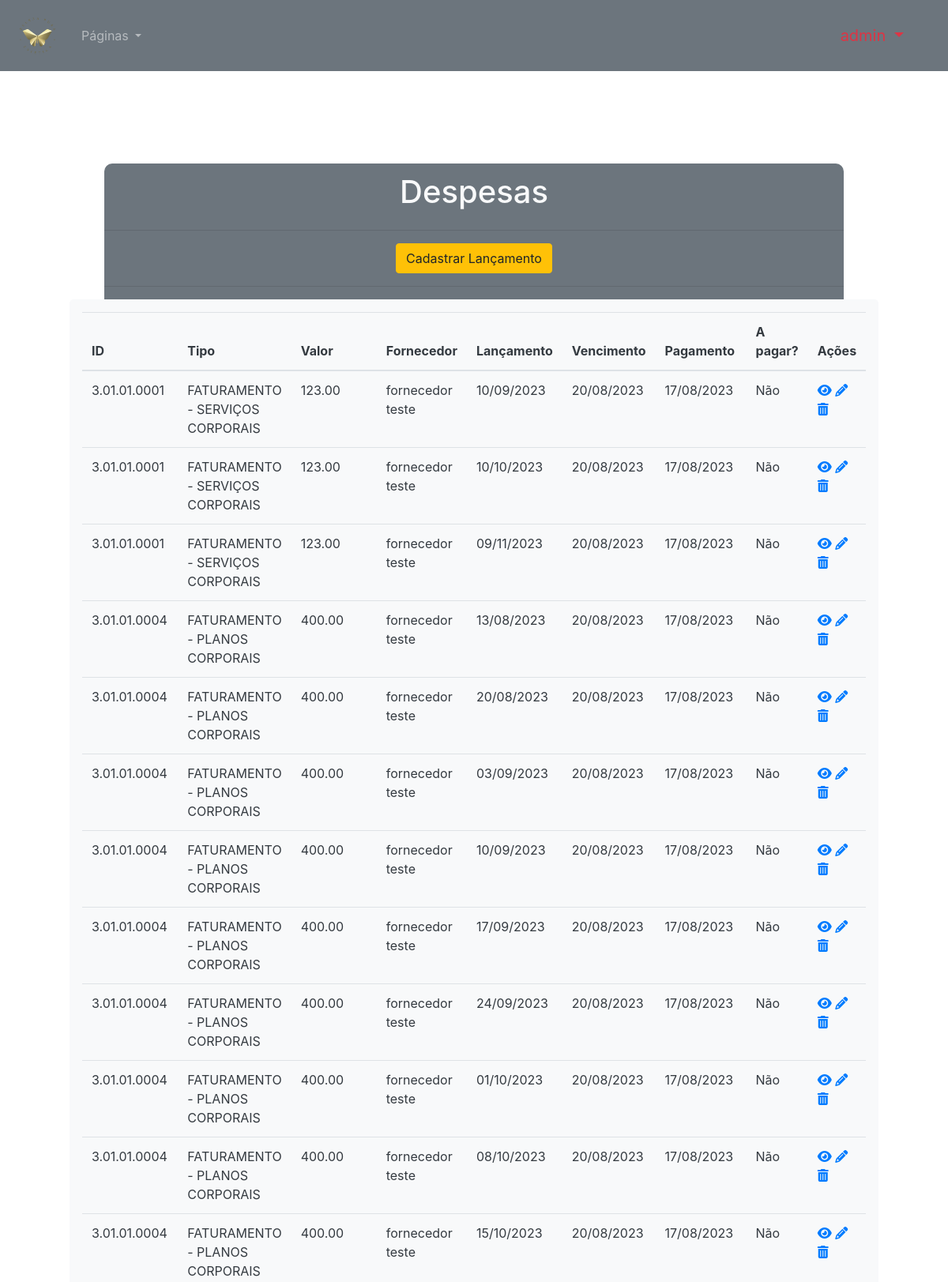
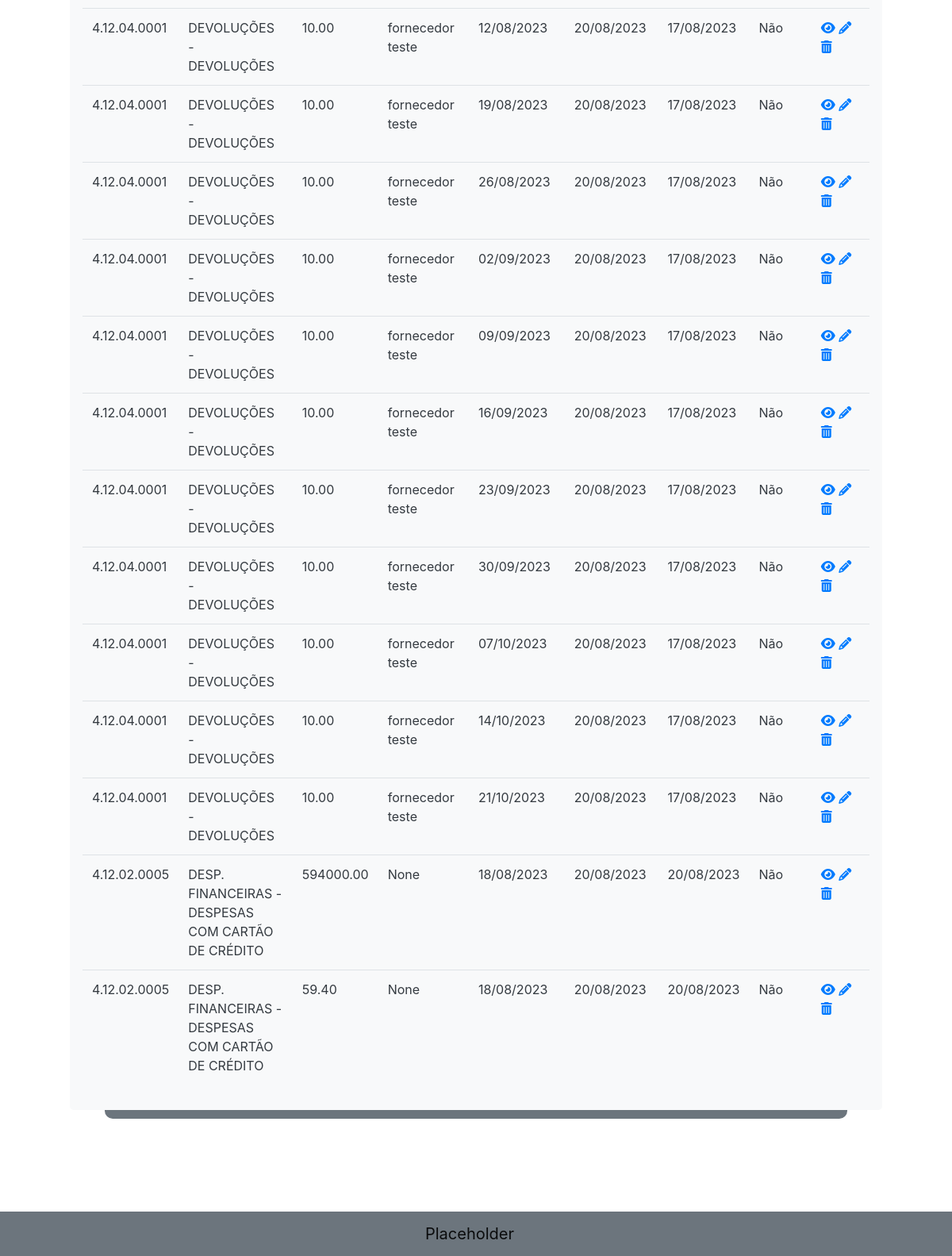
Screenshot of /invoice/ (signed in) with the database file from the repository (2 pictures, top to bottom).
### main/models.py (models this page shows, shortened)
class Invoice(models.Model):
    invoice_type = models.ForeignKey("Account", null=True, blank=True, on_delete=models.SET_NULL)
    supplier = models.ForeignKey("Supplier", null=True, blank=True, on_delete=models.SET_NULL)
    payment_type = models.ForeignKey("PaymentType", null=True, blank=True, on_delete=models.SET_NULL)
    generator_sale = models.ForeignKey("Sale", null=True, blank=True, on_delete=models.CASCADE)
    description = models.CharField(max_length=200)
    release_date = models.DateField()
    due_date = models.DateField(default=datetime.date.today())
    payment_date = models.DateField(blank=True, null=True)
    cost = models.DecimalField(max_digits=8, decimal_places=2)
    paid = models.BooleanField(default=False)
    recurring = models.BooleanField(default=False)
    recurring_qtd = models.IntegerField(blank=True, null=True)
    recurring_time = models.IntegerField(blank=True, null=True)
    obs = models.CharField(max_length=200)

class Account(models.Model):
    number = models.CharField(max_length=30, verbose_name="Código")
    name = models.CharField(max_length=80, verbose_name="Descrição Sistema")
    is_expense = models.BooleanField(verbose_name="Saída?")
    account_type = models.ForeignKey("AccountType", on_delete=models.CASCADE, verbose_name="Tipo")
    commentary = models.CharField(max_length=50, verbose_name="Comentário")
    class Meta:
        verbose_name = 'Conta'
        verbose_name_plural = 'Contas'

class Supplier(models.Model):
    name = models.CharField(max_length=40, verbose_name="Nome Fantasia", default="")
    cnpj = models.CharField(max_length=40, verbose_name="CNPJ", default="")
    address = models.CharField(max_length=40, verbose_name="Endereço", default="")
    cep = models.CharField(max_length=40, verbose_name="CEP", default="")
    def __str__(self):
        return self.name
    class Meta:
        verbose_name = 'Fornecedor'
        verbose_name_plural = 'Fornecedores'

### main/views.py (the view)
# urls.py: path("invoice/", views.ListInvoice, name="list_invoice"),
@login_required(login_url="/login/")
@user_passes_test(user_is_staff, login_url="login")
def ListInvoice(request):
    invoice_list = Invoice.objects.all()
    context = {
        "perms":request.user.get_all_permissions(),
        "username" : request.user,
        "invoice_list" : invoice_list
    }
    return render(request, "html/list_invoice.html", context)

### main/views.py (called while the page is built)
def user_is_staff(user):
    return user.groups.filter(name='Financeiro').exists() or user.is_superuser

### main/templates/html/list_invoice.html (shortened to what this page needs)
{% extends "./main.html" %}
{% load static%}
{% block scripts %}
<link href="https://cdn.datatables.net/v/dt/jq-3.7.0/jszip-3.10.1/dt-1.13.6/b-2.4.1/b-colvis-2.4.1/b-html5-2.4.1/b-print-2.4.1/cr-1.7.0/date-1.5.1/r-2.5.0/rr-1.4.1/sc-2.2.0/sb-1.5.0/sp-2.2.0/sl-1.7.0/sr-1.3.0/datatables.min.css" rel="stylesheet">
<link rel="stylesheet" href="{% static 'css/list_person.css' %}">
{% endblock %}
{% block body %}
    <div class="container-fluid">
        <div class="bg-secondary box">
            <div class="row">
                <h1 class="text-light">Despesas</h1>
            </div>
            <hr width="100" class="w-100">
            <div class="row">
                <a href="{% url 'new_invoice' %}" class="btn btn-warning">Cadastrar Lançamento</a>
            </div>
            <hr width="100" class="w-100">
            <div class="row bg-light p-3" style="border-radius: 5px;">
                <table id="table" class="table bg-light text-dark">
                    <thead>
                        <tr>
                            <th scope="col">ID</th>
                            <th scope="col">Tipo</th>
                            <th scope="col">Valor</th>
                            <th scope="col">Fornecedor</th>
                            <th scope="col">Lançamento</th>
                            <th scope="col">Vencimento</th>
                            <th scope="col">Pagamento</th>
                            <th>A pagar?</th>
                            <th scope="col" class="acoes">Ações</th>
                        </tr>
                    </thead>
                    <tbody>
                        {% for i in invoice_list %}
                        <tr>
                            <td>{{i.invoice_type.number}}</th>
                            <td>{{i.invoice_type.name}}</td>
                            <td>{{i.cost}}</td>
                            <td>{{i.supplier}}</td>
                            <td>{{i.release_date|date:'d/m/Y'}}</td>
                            <td>{{i.due_date|date:'d/m/Y'}}</td>
                            <td>{{i.payment_date|date:'d/m/Y'}}</td>
                            <td>{% if i.paid %} Não {%else %} Sim {% endif %}</td>
                            <td>
                                <a href="{% url 'view_invoice' i.pk %}"><i class="fa-solid fa-eye"></i></a>
                                <a href="{% url 'edit_invoice' i.pk %}"><i class="fa fa-pencil" aria-hidden="true"></i></a>
                                <a href="#" i_pk="{{i.pk}}" onclick="deleteInvoice(this)"><i class="fa fa-trash" aria-hidden="true"></i></a>
                            </td>
                        </tr>
                        {% endfor %}
                    </tbody>
                </table>
            </div>
        </div>
    </div>
{% endblock %}

### main/static/css/style.css (style rules this page uses)
body { min-height: 100vh; display: flex; flex-direction: column; }
.box { margin: 10%; display: flex; flex-direction: column; border-color: black; align-items: center; border-radius: 10px; background-color: antiquewhite; padding-bottom: 1%; padding-top: 1%; }

### rows the page displays
Invoice: invoice_type.number "3.01.01.0001", invoice_type.name "FATURAMENTO - SERVIÇOS CORPORAIS", cost "123.00", supplier "fornecedor teste", release_date "10/09/2023", due_date "20/08/2023", payment_date "17/08/2023", paid "Não"
Invoice: invoice_type.number "3.01.01.0001", invoice_type.name "FATURAMENTO - SERVIÇOS CORPORAIS", cost "123.00", supplier "fornecedor teste", release_date "10/10/2023", due_date "20/08/2023", payment_date "17/08/2023", paid "Não"
Invoice: invoice_type.number "3.01.01.0001", invoice_type.name "FATURAMENTO - SERVIÇOS CORPORAIS", cost "123.00", supplier "fornecedor teste", release_date "09/11/2023", due_date "20/08/2023", payment_date "17/08/2023", paid "Não"
Invoice: invoice_type.number "3.01.01.0004", invoice_type.name "FATURAMENTO - PLANOS CORPORAIS", cost "400.00", supplier "fornecedor teste", release_date "13/08/2023", due_date "20/08/2023", payment_date "17/08/2023", paid "Não"
Invoice: invoice_type.number "3.01.01.0004", invoice_type.name "FATURAMENTO - PLANOS CORPORAIS", cost "400.00", supplier "fornecedor teste", release_date "20/08/2023", due_date "20/08/2023", payment_date "17/08/2023", paid "Não"
Invoice: invoice_type.number "3.01.01.0004", invoice_type.name "FATURAMENTO - PLANOS CORPORAIS", cost "400.00", supplier "fornecedor teste", release_date "03/09/2023", due_date "20/08/2023", payment_date "17/08/2023", paid "Não"
Invoice: invoice_type.number "3.01.01.0004", invoice_type.name "FATURAMENTO - PLANOS CORPORAIS", cost "400.00", supplier "fornecedor teste", release_date "10/09/2023", due_date "20/08/2023", payment_date "17/08/2023", paid "Não"
Invoice: invoice_type.number "3.01.01.0004", invoice_type.name "FATURAMENTO - PLANOS CORPORAIS", cost "400.00", supplier "fornecedor teste", release_date "17/09/2023", due_date "20/08/2023", payment_date "17/08/2023", paid "Não"
Invoice: invoice_type.number "3.01.01.0004", invoice_type.name "FATURAMENTO - PLANOS CORPORAIS", cost "400.00", supplier "fornecedor teste", release_date "24/09/2023", due_date "20/08/2023", payment_date "17/08/2023", paid "Não"
Invoice: invoice_type.number "3.01.01.0004", invoice_type.name "FATURAMENTO - PLANOS CORPORAIS", cost "400.00", supplier "fornecedor teste", release_date "01/10/2023", due_date "20/08/2023", payment_date "17/08/2023", paid "Não"
Invoice: invoice_type.number "3.01.01.0004", invoice_type.name "FATURAMENTO - PLANOS CORPORAIS", cost "400.00", supplier "fornecedor teste", release_date "08/10/2023", due_date "20/08/2023", payment_date "17/08/2023", paid "Não"
Invoice: invoice_type.number "3.01.01.0004", invoice_type.name "FATURAMENTO - PLANOS CORPORAIS", cost "400.00", supplier "fornecedor teste", release_date "15/10/2023", due_date "20/08/2023", payment_date "17/08/2023", paid "Não"
Invoice: invoice_type.number "4.12.04.0001", invoice_type.name "DEVOLUÇÕES - DEVOLUÇÕES", cost "10.00", supplier "fornecedor teste", release_date "12/08/2023", due_date "20/08/2023", payment_date "17/08/2023", paid "Não"
Invoice: invoice_type.number "4.12.04.0001", invoice_type.name "DEVOLUÇÕES - DEVOLUÇÕES", cost "10.00", supplier "fornecedor teste", release_date "19/08/2023", due_date "20/08/2023", payment_date "17/08/2023", paid "Não"
Invoice: invoice_type.number "4.12.04.0001", invoice_type.name "DEVOLUÇÕES - DEVOLUÇÕES", cost "10.00", supplier "fornecedor teste", release_date "26/08/2023", due_date "20/08/2023", payment_date "17/08/2023", paid "Não"
Invoice: invoice_type.number "4.12.04.0001", invoice_type.name "DEVOLUÇÕES - DEVOLUÇÕES", cost "10.00", supplier "fornecedor teste", release_date "02/09/2023", due_date "20/08/2023", payment_date "17/08/2023", paid "Não"
Invoice: invoice_type.number "4.12.04.0001", invoice_type.name "DEVOLUÇÕES - DEVOLUÇÕES", cost "10.00", supplier "fornecedor teste", release_date "09/09/2023", due_date "20/08/2023", payment_date "17/08/2023", paid "Não"
Invoice: invoice_type.number "4.12.04.0001", invoice_type.name "DEVOLUÇÕES - DEVOLUÇÕES", cost "10.00", supplier "fornecedor teste", release_date "16/09/2023", due_date "20/08/2023", payment_date "17/08/2023", paid "Não"
Invoice: invoice_type.number "4.12.04.0001", invoice_type.name "DEVOLUÇÕES - DEVOLUÇÕES", cost "10.00", supplier "fornecedor teste", release_date "23/09/2023", due_date "20/08/2023", payment_date "17/08/2023", paid "Não"
Invoice: invoice_type.number "4.12.04.0001", invoice_type.name "DEVOLUÇÕES - DEVOLUÇÕES", cost "10.00", supplier "fornecedor teste", release_date "30/09/2023", due_date "20/08/2023", payment_date "17/08/2023", paid "Não"
Invoice: invoice_type.number "4.12.04.0001", invoice_type.name "DEVOLUÇÕES - DEVOLUÇÕES", cost "10.00", supplier "fornecedor teste", release_date "07/10/2023", due_date "20/08/2023", payment_date "17/08/2023", paid "Não"
Invoice: invoice_type.number "4.12.04.0001", invoice_type.name "DEVOLUÇÕES - DEVOLUÇÕES", cost "10.00", supplier "fornecedor teste", release_date "14/10/2023", due_date "20/08/2023", payment_date "17/08/2023", paid "Não"
Invoice: invoice_type.number "4.12.04.0001", invoice_type.name "DEVOLUÇÕES - DEVOLUÇÕES", cost "10.00", supplier "fornecedor teste", release_date "21/10/2023", due_date "20/08/2023", payment_date "17/08/2023", paid "Não"
Invoice: invoice_type.number "4.12.02.0005", invoice_type.name "DESP. FINANCEIRAS - DESPESAS COM CARTÃO DE CRÉDITO", cost "594000.00", supplier "None", release_date "18/08/2023", due_date "20/08/2023", payment_date "20/08/2023", paid "Não"
Invoice: invoice_type.number "4.12.02.0005", invoice_type.name "DESP. FINANCEIRAS - DESPESAS COM CARTÃO DE CRÉDITO", cost "59.40", supplier "None", release_date "18/08/2023", due_date "20/08/2023", payment_date "20/08/2023", paid "Não"
